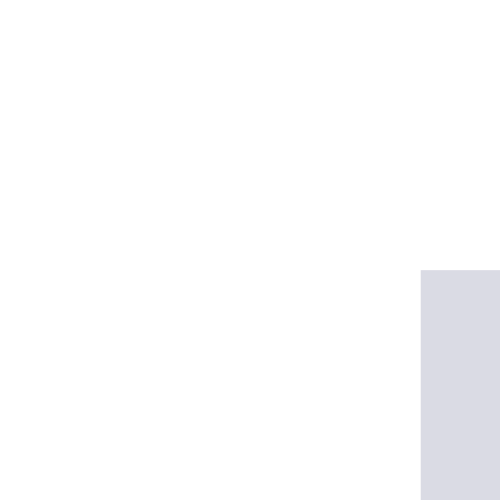
Frame 1 (no input)
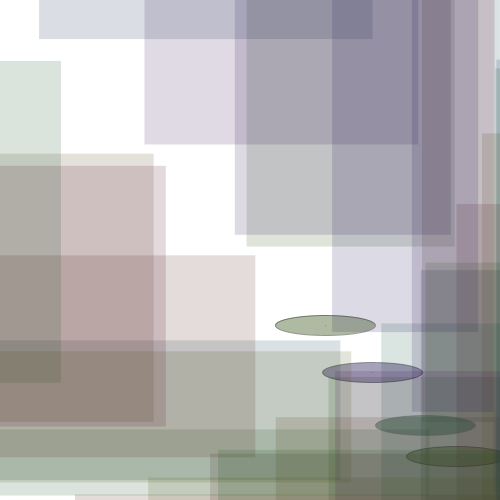
Frame 60 (the mouse pressed at the canvas centre just before this capture)
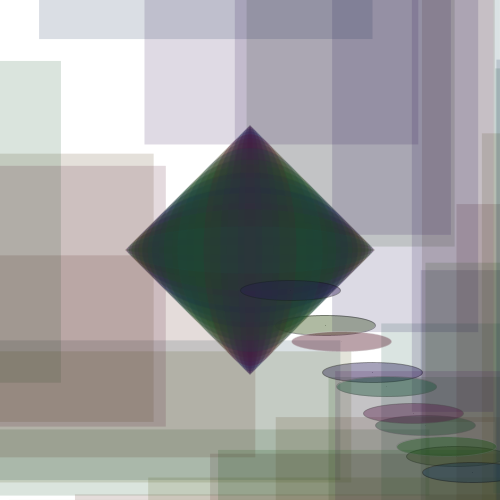
Frame 120 (the mouse held since frame 60 and released just before this capture)

The Processing sketch that drew these frames (run headless with seeded random() and noise(); from frame 60 on, the mouse is pressed at the canvas centre):

// Processing sketch: processing_168627
// ── processing_168627.pde

int counter;

void setup() {  //setup function called initially, only once
  size(500, 500);
  background(255);  //set background white
  colorMode(HSB);   //set colors to Hue, Saturation, Brightness mode
  counter = 0;
}

void draw() {  //draw function loops 
  counter++;
  if(counter%5==0) {
      stroke(0, 0, random(255), 100);
      fill(random(255), 200, 80, 100);
      point(500*sin(counter), 500*sin(counter));
      ellipse(500*sin(counter), 500*sin(counter), 100, 20);
  }
  noStroke();
  fill(random(255), 200, 80, 40);
  
  if(mousePressed == true) { //add some interaction
    ellipse(mouseX, mouseY, 250*sin(counter), 250*cos(counter));
  }
  else {
    rect(500*sin(counter), 500*cos(counter), 500*cos(counter), 500*sin(counter));
  }
}
